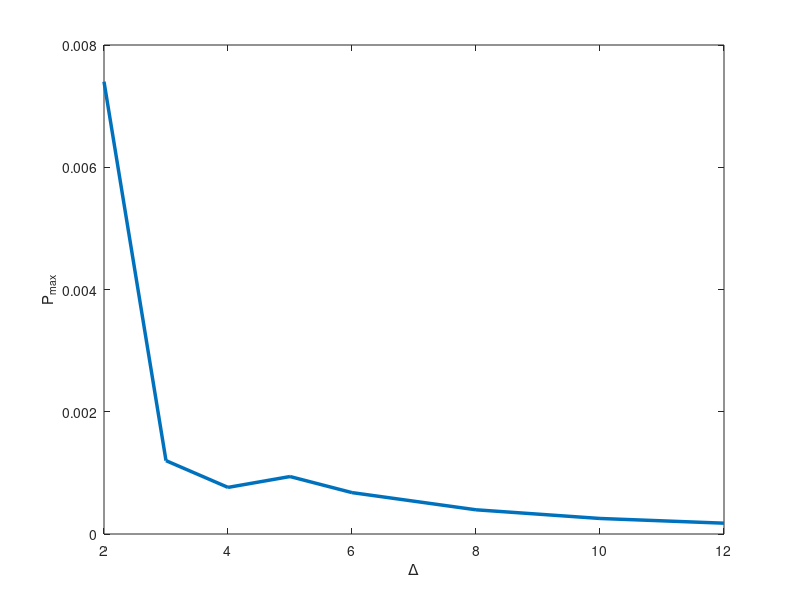

MATLAB code for this plot: (Note: this script raises an error after producing the figure.)
clc;
clear;
% y1 is maximum power and y2 is maximum eficiency for t less gamma
x=[2,3,4,5,6,8,10,12];
y1=[7.4e-3,1.2e-3,7.6247e-4,9.4e-4,6.7717e-4,3.96e-4,2.54e-4,1.769e-4];
y2=[0.5976,0.9626,0.87,0.9602,0.953,0.9712,0.9686,0.9669];
% y11 is maximum power and y22 is maximum eficiency for t eq gamma
y11=[7.4e-4,8.2e-3,10.5e-3,10.8e-3,10.2e-3,7.7e-3,5.2e-3,3.8e-3];
y22=[0.5976,0.8168,0.832,0.809,0.83,0.8581,0.8520,0.8472];
% y111 is maximum power and y222 is maximum eficiency for t gr gamma
y111=[7.4e-3,8.4e-3,16.8e-3,14e-3,17.6e-3,17.1e-3,13.5e-3,10.8e-3];
y222=[0.5976,0.6406,0.76,0.6306,0.685,0.72,0.7239,0.7283];
figure  % figure a1
plot(x,y1,'LineWidth',2.5)
xlabel('\Delta')
ylabel('P_{max}')
yyaxis right
plot(x,y2)
ylabel('\eta_{max}/\eta_c')
figure   % figure b1
plot(x,y11,'LineWidth',2.5)
xlabel('\Delta')
ylabel('P_{max}')
yyaxis right
plot(x,y22)
ylabel('\eta_{max}/\eta_c')
figure   % figure c1
plot(x,y111,'LineWidth',2.5)
xlabel('\Delta')
ylabel('P_{max}')
yyaxis right
plot(x,y222)
ylabel('\eta_{max}/\eta_c')
